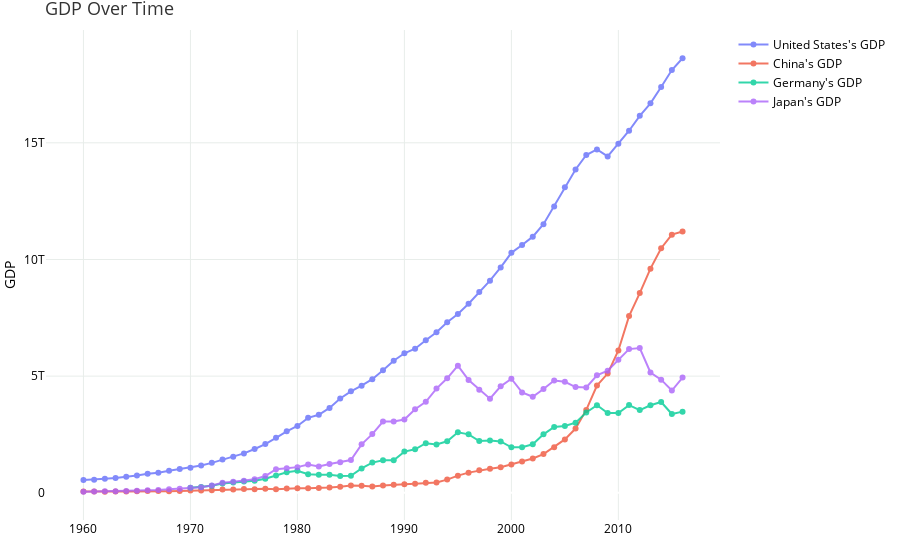

The notebook cell this image was saved under:
### Code cell
"""
here, we create a graph object with 'go.Figure()'. think of this as a blank cavas, then we use a for loop to loop
through the selected values and add traces to the graph object. think of traces as layers on the blank canvas.
then finally we add some layout to make the plot look prettier and display it.
"""
fig = go.Figure()

for i in values:
    dd_by_key = ndd.loc[ndd['Country Name'] == i]
    fig.add_trace(
        go.Scatter(
                x=dd_by_key['Year'],
                y=dd_by_key['Value'],
                text=dd_by_key['Country Name'],
                hovertemplate= "Country: %{text}<br>Year: %{x}<br>GDP: %{y}",
                name="%s's GDP"%i,
                opacity=0.8,
                mode = 'lines+markers'
        )
    )

fig.update_layout(
            title={'text': "GDP Over Time", 'font':{'color':themes['theme1']['plot_title'], 'size':18}},
            xaxis={'title': None,
             'tickfont':{'color':themes['theme1']['plot_ticks']},'gridcolor':themes['theme1']['grid_color']
              },
            yaxis={'title': 'GDP', 'titlefont':{'color':themes['theme1']['axis_title']},
             'tickfont':{'color':themes['theme1']['plot_ticks']},'gridcolor':themes['theme1']['grid_color']},
            margin={'l': 40, 'b': 40, 't': 30, 'r': 10},
            hovermode='closest',
            plot_bgcolor = themes['theme1']['background'],
            paper_bgcolor= themes['theme1']['background'],
            legend = {'font':{'color':themes['theme1']['legend']}}

)

fig.show()

### Figure 1 — Plotly figure (JSON) as saved in the notebook; plotly's stock layout.template omitted (floating-point values rounded to 4 significant figures)
{"data": [{"hovertemplate": "Country: %{text}<br>Year: %{x}<br>GDP: %{y}", "mode": "lines+markers", "name": "United States's GDP", "opacity": 0.8, "text": ["United States", "United States", "United States", "United States", "United States", "United States", "United States", "United States", "United States", "United States", "United States", "United States", "United States", "United States", "United States", "United States", "United States", "United States", "United States", "United States", "United States", "United States", "United States", "United States", "United States", "United States", "United States", "United States", "United States", "United States", "United States", "United States", "United States", "United States", "United States", "United States", "United States", "United States", "United States", "United States", "United States", "United States", "United States", "United States", "United States", "United States", "United States", "United States", "United States", "United States", "United States", "United States", "United States", "United States", "United States", "United States", "United States"], "type": "scatter", "x": [1960, 1961, 1962, 1963, 1964, 1965, 1966, 1967, 1968, 1969, 1970, 1971, 1972, 1973, 1974, 1975, 1976, 1977, 1978, 1979, 1980, 1981, 1982, 1983, 1984, 1985, 1986, 1987, 1988, 1989, 1990, 1991, 1992, 1993, 1994, 1995, 1996, 1997, 1998, 1999, 2000, 2001, 2002, 2003, 2004, 2005, 2006, 2007, 2008, 2009, 2010, 2011, 2012, 2013, 2014, 2015, 2016], "y": [543300000000, 563300000000, 605100000000, 638600000000, 685800000000, 743700000000, 815000000000, 861700000000, 942500000000, 1019900000000, 1075884000000, 1167770000000, 1282449000000, 1428549000000, 1548825000000, 1688923000000, 1877587000000, 2085951000000, 2356571000000, 2632143000000, 2862505000000, 3210956000000, 3344991000000, 3638137000000, 4040693000000, 4346734000000, 4590155000000, 4870217000000, 5252629000000, 5657693000000, 5979589000000, 6174043000000, 6539299000000, 6878718000000, 7308755000000, 7664060000000, 8100201000000, 8608515000000, 9089168000000, 9660624000000, 10284779000000, 10621824000000, 10977514000000, 11510670000000, 12274928000000, 13093726000000, 13855888000000, 14477635000000, 14718582000000, 14418739000000, 14964372000000, 15517926000000, 16155255000000, 16691517000000, 17393103000000, 18120714000000, 18624475000000]}, {"hovertemplate": "Country: %{text}<br>Year: %{x}<br>GDP: %{y}", "mode": "lines+markers", "name": "China's GDP", "opacity": 0.8, "text": ["China", "China", "China", "China", "China", "China", "China", "China", "China", "China", "China", "China", "China", "China", "China", "China", "China", "China", "China", "China", "China", "China", "China", "China", "China", "China", "China", "China", "China", "China", "China", "China", "China", "China", "China", "China", "China", "China", "China", "China", "China", "China", "China", "China", "China", "China", "China", "China", "China", "China", "China", "China", "China", "China", "China", "China", "China"], "type": "scatter", "x": [1960, 1961, 1962, 1963, 1964, 1965, 1966, 1967, 1968, 1969, 1970, 1971, 1972, 1973, 1974, 1975, 1976, 1977, 1978, 1979, 1980, 1981, 1982, 1983, 1984, 1985, 1986, 1987, 1988, 1989, 1990, 1991, 1992, 1993, 1994, 1995, 1996, 1997, 1998, 1999, 2000, 2001, 2002, 2003, 2004, 2005, 2006, 2007, 2008, 2009, 2010, 2011, 2012, 2013, 2014, 2015, 2016], "y": [59720000000.0, 50060000000.0, 47210000000.0, 50710000000.0, 59710000000.0, 70440000000.0, 76720000000.0, 72880000000.0, 70850000000.0, 79710000000.0, 92600000000.0, 99800000000.0, 113700000000.0, 138500000000.0, 144200000000.0, 163400000000.0, 153900000000.0, 174900000000.0, 149500000000.0, 178300000000.0, 191149211575, 195900000000.0, 205100000000.0, 230700000000.0, 259900000000.0, 309500000000.0, 300800000000.0, 273000000000.0, 312400000000.0, 347800000000.0, 360900000000.0, 383400000000.0, 426900000000.0, 444700000000.0, 564300000000.0, 734500000000.0, 863700000000.0, 961600000000.0, 1029000000000.0, 1094000000000.0, 1211000000000.0, 1339000000000.0, 1471000000000.0, 1660000000000.0, 1955000000000.0, 2286000000000.0, 2752000000000.0, 3552000000000.0, 4598206091384, 5110000000000.0, 6101000000000.0, 7573000000000.0, 8561000000000.0, 9607000000000.0, 10480000000000.0, 11060000000000.0, 11200000000000.0]}, {"hovertemplate": "Country: %{text}<br>Year: %{x}<br>GDP: %{y}", "mode": "lines+markers", "name": "Germany's GDP", "opacity": 0.8, "text": ["Germany", "Germany", "Germany", "Germany", "Germany", "Germany", "Germany", "Germany", "Germany", "Germany", "Germany", "Germany", "Germany", "Germany", "Germany", "Germany", "Germany", "Germany", "Germany", "Germany", "Germany", "Germany", "Germany", "Germany", "Germany", "Germany", "Germany", "Germany", "Germany", "Germany", "Germany", "Germany", "Germany", "Germany", "Germany", "Germany", "Germany", "Germany", "Germany", "Germany", "Germany", "Germany", "Germany", "Germany", "Germany", "Germany", "Germany"], "type": "scatter", "x": [1970, 1971, 1972, 1973, 1974, 1975, 1976, 1977, 1978, 1979, 1980, 1981, 1982, 1983, 1984, 1985, 1986, 1987, 1988, 1989, 1990, 1991, 1992, 1993, 1994, 1995, 1996, 1997, 1998, 1999, 2000, 2001, 2002, 2003, 2004, 2005, 2006, 2007, 2008, 2009, 2010, 2011, 2012, 2013, 2014, 2015, 2016], "y": [215000000000.0, 249000000000.0, 298700000000.0, 396900000000.0, 443600000000.0, 488800000000.0, 517800000000.0, 598200000000.0, 737700000000.0, 878000000000.0, 946700000000.0, 797400000000.0, 773600000000.0, 767800000000.0, 722400000000.0, 729800000000.0, 1042000000000.0, 1293000000000.0, 1396000000000.0, 1394000000000.0, 1765000000000.0, 1862000000000.0, 2123000000000.0, 2069000000000.0, 2206000000000.0, 2592000000000.0, 2504000000000.0, 2219000000000.0, 2243000000000.0, 2200000000000.0, 1950000000000.0, 1951000000000.0, 2079000000000.0, 2506000000000.0, 2819000000000.0, 2861000000000.0, 3002000000000.0, 3440000000000.0, 3752000000000.0, 3418000000000.0, 3417000000000.0, 3758000000000.0, 3544000000000.0, 3753000000000.0, 3891000000000.0, 3376000000000.0, 3478000000000.0]}, {"hovertemplate": "Country: %{text}<br>Year: %{x}<br>GDP: %{y}", "mode": "lines+markers", "name": "Japan's GDP", "opacity": 0.8, "text": ["Japan", "Japan", "Japan", "Japan", "Japan", "Japan", "Japan", "Japan", "Japan", "Japan", "Japan", "Japan", "Japan", "Japan", "Japan", "Japan", "Japan", "Japan", "Japan", "Japan", "Japan", "Japan", "Japan", "Japan", "Japan", "Japan", "Japan", "Japan", "Japan", "Japan", "Japan", "Japan", "Japan", "Japan", "Japan", "Japan", "Japan", "Japan", "Japan", "Japan", "Japan", "Japan", "Japan", "Japan", "Japan", "Japan", "Japan", "Japan", "Japan", "Japan", "Japan", "Japan", "Japan", "Japan", "Japan", "Japan", "Japan"], "type": "scatter", "x": [1960, 1961, 1962, 1963, 1964, 1965, 1966, 1967, 1968, 1969, 1970, 1971, 1972, 1973, 1974, 1975, 1976, 1977, 1978, 1979, 1980, 1981, 1982, 1983, 1984, 1985, 1986, 1987, 1988, 1989, 1990, 1991, 1992, 1993, 1994, 1995, 1996, 1997, 1998, 1999, 2000, 2001, 2002, 2003, 2004, 2005, 2006, 2007, 2008, 2009, 2010, 2011, 2012, 2013, 2014, 2015, 2016], "y": [44310000000.0, 53510000000.0, 60720000000.0, 69500000000.0, 81750000000.0, 90950000000.0, 105600000000.0, 123800000000.0, 146600000000.0, 172200000000.0, 211500000000.0, 238900000000.0, 316400000000.0, 429900000000.0, 477200000000.0, 518900000000.0, 583100000000.0, 717700000000.0, 1008000000000.0, 1050000000000.0, 1100000000000.0, 1216000000000.0, 1130000000000.0, 1232000000000.0, 1310000000000.0, 1401000000000.0, 2075000000000.0, 2514000000000.0, 3051000000000.0, 3052000000000.0, 3139974443543, 3578000000000.0, 3898000000000.0, 4467000000000.0, 4907000000000.0, 5449000000000.0, 4834000000000.0, 4415000000000.0, 4033000000000.0, 4562000000000.0, 4888000000000.0, 4304000000000.0, 4115000000000.0, 4446000000000.0, 4815000000000.0, 4755000000000.0, 4530000000000.0, 4515000000000.0, 5038000000000.0, 5231000000000.0, 5700000000000.0, 6157000000000.0, 6203000000000.0, 5156000000000.0, 4849000000000.0, 4383000000000.0, 4940000000000.0]}], "layout": {"hovermode": "closest", "legend": {"font": {"color": "#000000"}}, "margin": {"b": 40, "l": 40, "r": 10, "t": 30}, "paper_bgcolor": "#ffffff", "plot_bgcolor": "#ffffff", "title": {"font": {"color": "#333", "size": 18}, "text": "GDP Over Time"}, "xaxis": {"gridcolor": "#e8edea", "tickfont": {"color": "#000000"}, "title": {}}, "yaxis": {"gridcolor": "#e8edea", "tickfont": {"color": "#000000"}, "title": {"font": {"color": "#000000"}, "text": "GDP"}}}}
